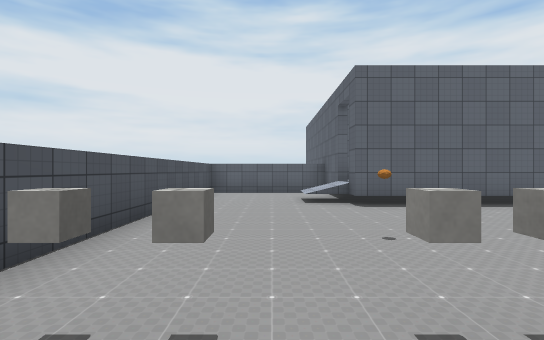
View 1 (above)

12 first-person views from a walk through a scene from a Unity 3-D project. The camera is 1.5 m above the floor, looks level and sees 85° across. The floor is counted in squares, 2 m on a side. Each view is taken from the middle of a square. On the plan, view 1 faces up. The plan holds only what a view shows up to about 10 squares ahead; the rest is blank. The place goes on beyond the plan. The player is left out. Some surface patterns are stand-ins.

View 2
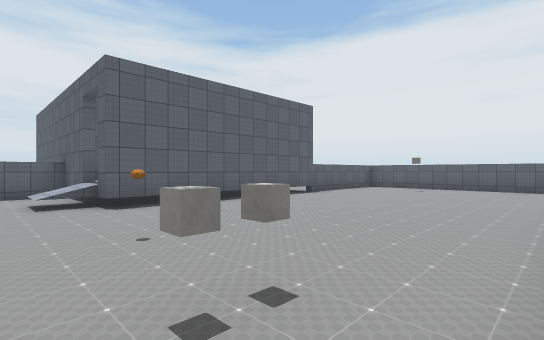

View 3
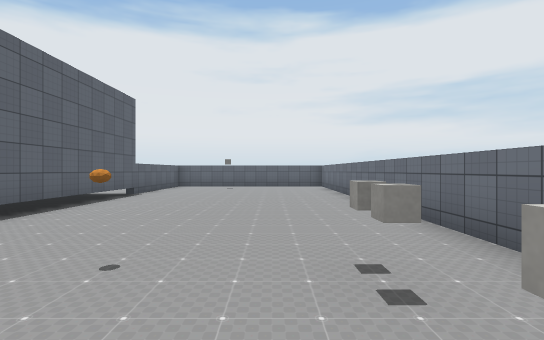

View 4
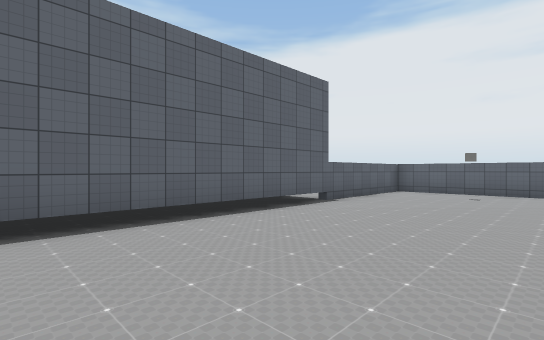

View 5
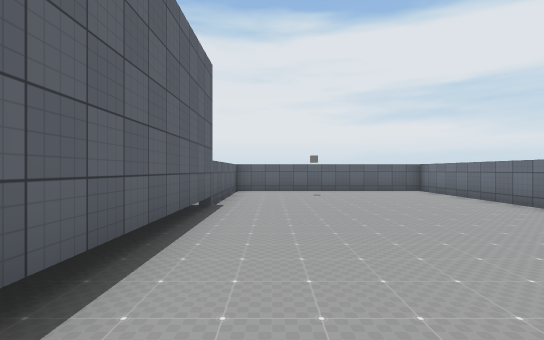

View 6
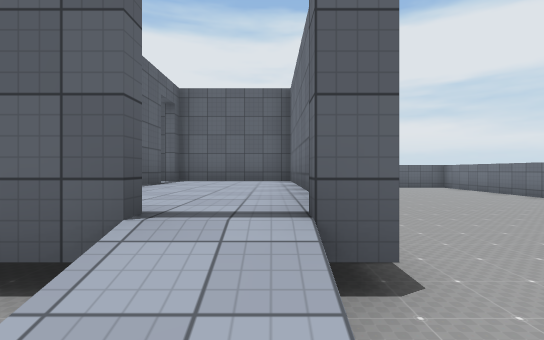

View 7
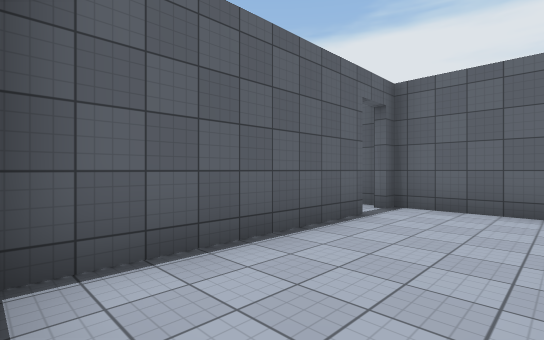

View 8
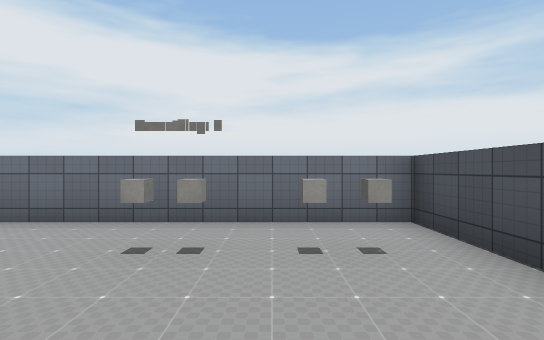

View 9
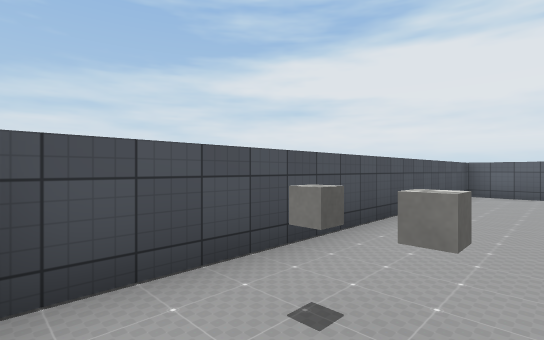

View 10
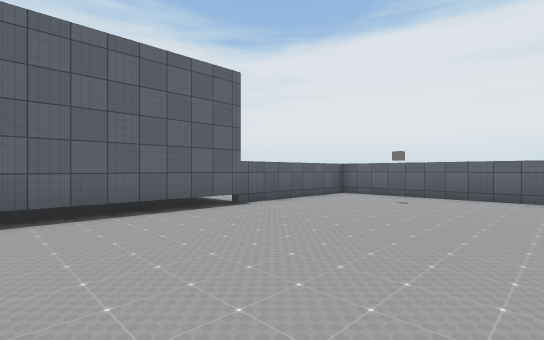

View 11
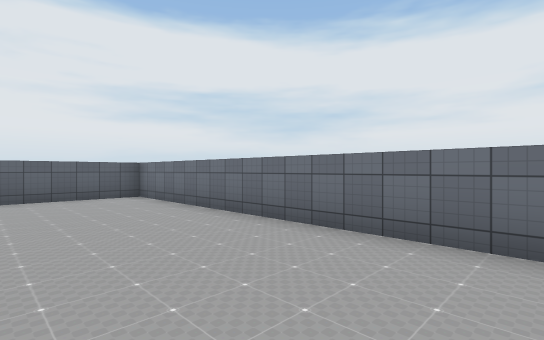

View 12
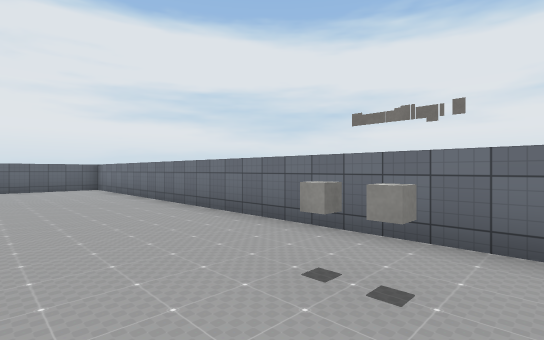

### Floor plan
Key: @ floor where view 1 was taken; # wall or solid block; . main floor; : floor 1 m higher than the main floor; / step, stairs or slope; = window, fence, low wall or low ledge; O other object.
Columns run from 2 left of view 1 to 13 right of it. Each row starts with its distance up from view 1.
 10 #########:#
  9 #...#:::::#
  8 #..=#:::::#.
  7 #../::::::#.
  6 #...############
  5 #..............#
  4 #..............#
  3 #..#...........#
  2 #..............#
  1 #OOO...........#
  0 #.@............#
 -1 ################

Where each view was taken, in squares from view 1:
view 1: 0 up, 0 right, facing up
view 2: 0 up, 0 right, facing up-right
view 3: 2 up, 1 left, facing right
view 4: 2 up, 2 right, facing up-right
view 5: 5 up, 2 right, facing right
view 6: 7 up, 0 right, facing right
view 7: 7 up, 2 right, facing up-right
view 8: 4 up, 0 right, facing down
view 9: 0 up, 0 right, facing up-left
view 10: 1 up, 4 right, facing up-right
view 11: 3 up, 4 right, facing down-right
view 12: 3 up, 0 right, facing down-right
